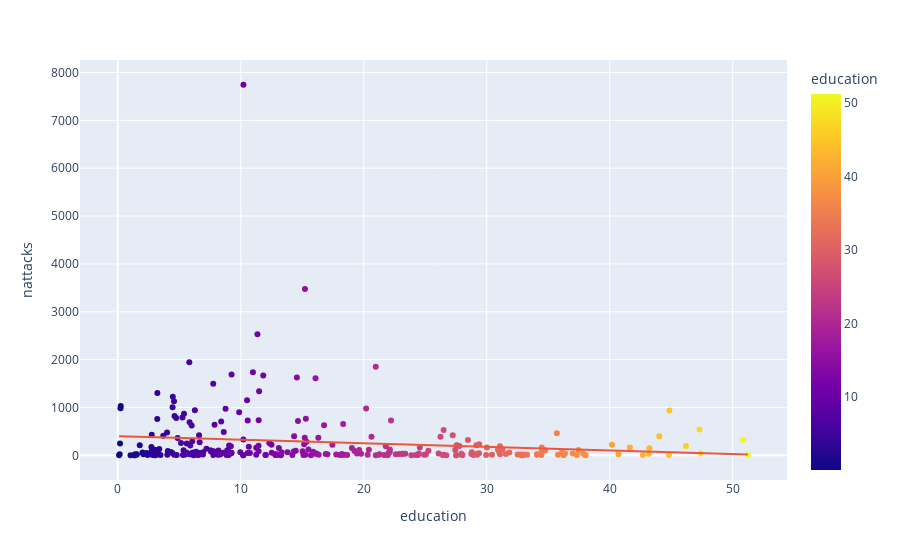

Write notebook code for a chart like this one.
### Code cell
fig = px.scatter(thirty_sec_df, x="education", y="nattacks", trendline="ols", color='education')
fig.show()

### Figure 1 — Plotly figure (JSON) as saved in the notebook; plotly's stock layout.template omitted (floating-point values rounded to 4 significant figures; data arrays with more than 128 entries replaced by an {"elided": "..."} marker saying what was removed)
{"data": [{"hovertemplate": "education=%{marker.color}<br>nattacks=%{y}<extra></extra>", "legendgroup": "", "marker": {"color": {"elided": "270 float values"}, "coloraxis": "coloraxis", "symbol": "circle"}, "mode": "markers", "name": "", "orientation": "v", "showlegend": false, "type": "scatter", "x": {"elided": "270 float values"}, "xaxis": "x", "y": {"elided": "270 int values"}, "yaxis": "y"}, {"hovertemplate": "<b>OLS trendline</b><br>nattacks = -7.46268 * education + 401.439<br>R<sup>2</sup>=0.020145<br><br>education=%{x}<br>nattacks=%{y} <b>(trend)</b><extra></extra>", "legendgroup": "", "marker": {"symbol": "circle"}, "mode": "lines", "name": "", "showlegend": false, "type": "scatter", "x": {"elided": "270 float values"}, "xaxis": "x", "y": {"elided": "270 float values"}, "yaxis": "y"}], "layout": {"coloraxis": {"colorbar": {"title": {"text": "education"}}, "colorscale": [[0, "#0d0887"], [0.1111, "#46039f"], [0.2222, "#7201a8"], [0.3333, "#9c179e"], [0.4444, "#bd3786"], [0.5556, "#d8576b"], [0.6667, "#ed7953"], [0.7778, "#fb9f3a"], [0.8889, "#fdca26"], [1, "#f0f921"]]}, "legend": {"tracegroupgap": 0}, "margin": {"t": 60}, "xaxis": {"anchor": "y", "domain": [0, 1], "title": {"text": "education"}}, "yaxis": {"anchor": "x", "domain": [0, 1], "title": {"text": "nattacks"}}}}
